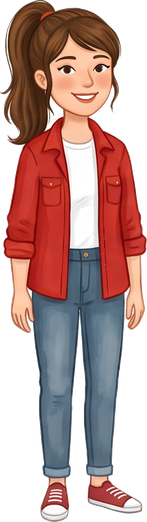
#> input picture scripts/data/famiglia-rossi/anna.png, 147 x 522 px
$ python optimize-vocabulary-asset.py data/famiglia-rossi/anna.png out.png
#> lines starting #> are read from the running program, lines starting #| are printed output that depends on the picture; after the words box and inside, x2 and y2 are one past the last pixel; in counts of white or black regions, pixels touching at a corner belong together
#> in main, source is the input picture: PIL image 147x522 RGBA; mean R, G, B, A 107.1, 73, 68.9, 164.9
#!/usr/bin/env python3
"""Optimize generated vocabulary illustrations for the static site."""

from __future__ import annotations

import argparse
from pathlib import Path

from PIL import Image, ImageOps


def remove_small_alpha_components(image: Image.Image) -> Image.Image:
    """Remove detached generation artifacts while preserving the object."""
    alpha = image.getchannel("A")
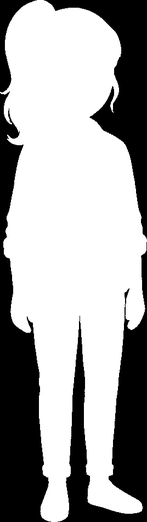
#> alpha: PIL image 147x522 L; min 0, max 255, mean 164.9
    mask = alpha.point(lambda value: 255 if value > 8 else 0)
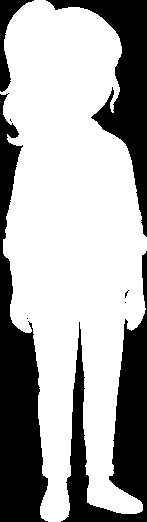
#> mask: PIL image 147x522 L; 66.1% white; 8 black regions (4 under 20 px), largest, box (x1, y1, x2, y2) and area: (0, 93, 48, 522) 10114, (61, 251, 147, 522) 8410, (46, 0, 147, 237) 6592, (0, 0, 34, 92) 894
    components: list[tuple[int, int, int, int]] = []
    parents: list[int] = []
    areas: list[int] = []
    previous: list[int] = []

    def find(index: int) -> int:
        while parents[index] != index:
            parents[index] = parents[parents[index]]
            index = parents[index]
        return index

    def union(left: int, right: int) -> None:
        left_root, right_root = find(left), find(right)
        if left_root != right_root:
            parents[right_root] = left_root

    pixels = mask.load()
    for y in range(mask.height):
        current: list[int] = []
        x = 0
        while x < mask.width:
            while x < mask.width and not pixels[x, y]:
                x += 1
            start = x
            while x < mask.width and pixels[x, y]:
                x += 1
            if start == x:
                continue
            index = len(components)
            components.append((y, start, x - 1, index))
            parents.append(index)
            areas.append(x - start)
            current.append(index)
            for previous_index in previous:
                _, previous_start, previous_end, _ = components[previous_index]
                if previous_end + 1 >= start and previous_start - 1 <= x - 1:
                    union(index, previous_index)
        previous = current

    totals: dict[int, int] = {}
    for index, area in enumerate(areas):
        root = find(index)
        totals[root] = totals.get(root, 0) + area
#> after the loop, totals = {789: 50707}
    if not totals:
        return image
    minimum_area = max(80, int(max(totals.values()) * 0.004))
#> minimum_area = 202
    kept_roots = {root for root, area in totals.items() if area >= minimum_area}
    cleaned_alpha = Image.new("L", image.size, 0)
#> cleaned_alpha: PIL image 147x522 L; every value is 0
    cleaned_pixels = cleaned_alpha.load()
    source_pixels = alpha.load()
    for y, start, end, index in components:
        if find(index) not in kept_roots:
            continue
        for x in range(start, end + 1):
            cleaned_pixels[x, y] = source_pixels[x, y]
    image.putalpha(cleaned_alpha)
    return image


def main() -> None:
    parser = argparse.ArgumentParser()
    parser.add_argument("input", type=Path)
    parser.add_argument("output", type=Path)
    parser.add_argument("--hero", action="store_true")
    args = parser.parse_args()

    args.output.parent.mkdir(parents=True, exist_ok=True)
    with Image.open(args.input) as source:
        if args.hero:
            result = ImageOps.fit(
                source.convert("RGB"),
                (1280, 853),
                method=Image.Resampling.LANCZOS,
                centering=(0.5, 0.5),
            )
        else:
            source = remove_small_alpha_components(source.convert("RGBA"))
            source.thumbnail((460, 460), Image.Resampling.LANCZOS)
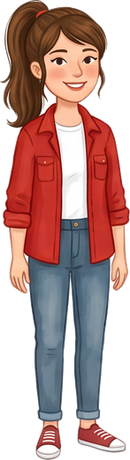
#> source: PIL image 130x460 RGBA; mean R, G, B, A 107.4, 73.3, 69.2, 164.9; transparent parts drawn white
            result = Image.new("RGBA", (512, 512), (255, 255, 255, 0))
            result.alpha_composite(
                source,
                ((result.width - source.width) // 2, (result.height - source.height) // 2),
            )
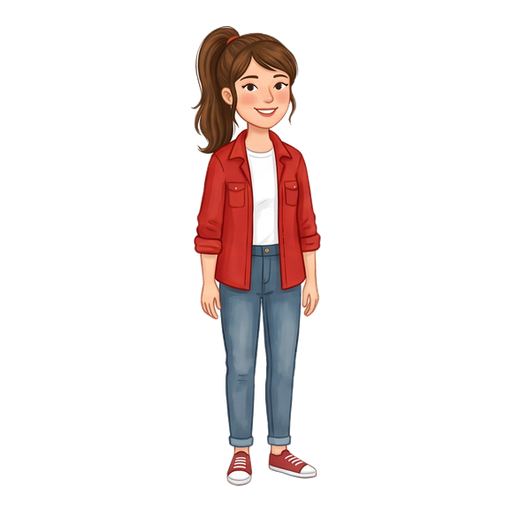
#> result: PIL image 512x512 RGBA; mean R, G, B, A 239.3, 231.6, 230.6, 37.6; transparent parts drawn white

        result.save(args.output, "WEBP", quality=84, method=6)


if __name__ == "__main__":
    main()

$ run again, on scripts/data/famiglia-rossi/davide.png
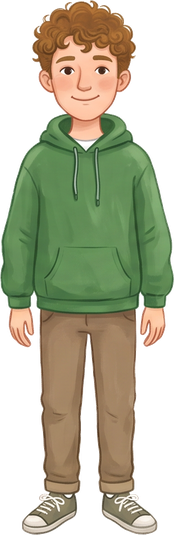
#> input picture scripts/data/famiglia-rossi/davide.png, 174 x 535 px
#> in main, source is the input picture: PIL image 174x535 RGBA; mean R, G, B, A 88, 88.3, 63.3, 154.8
#> in remove_small_alpha_components, `mask = alpha.point(lambda value: 255 if value > 8 else 0)`:
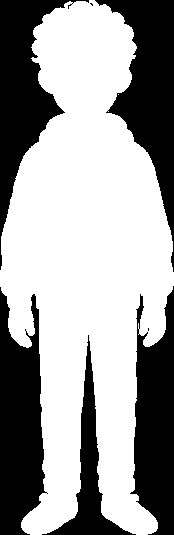
#> mask: PIL image 174x535 L; 62% white; 7 black regions (2 under 20 px), largest, box (x1, y1, x2, y2) and area: (95, 0, 174, 272) 8426, (0, 287, 48, 535) 8211, (0, 0, 89, 270) 7728, (130, 286, 174, 535) 7468, (42, 335, 136, 535) 3558
#> source: PIL image 150x460 RGBA
#> in main, `result.alpha_composite( source, ((result.width - source.width) // 2, (..`:
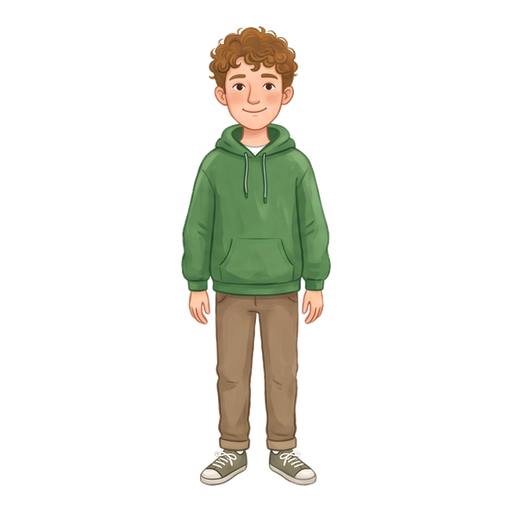
#> result: PIL image 512x512 RGBA; mean R, G, B, A 235, 235.1, 228.5, 40.7; transparent parts drawn white

$ run again, on scripts/data/famiglia-rossi/elena.png
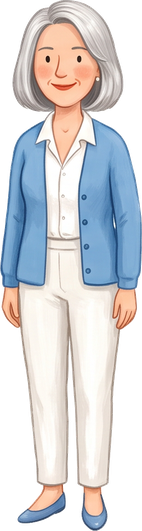
#> input picture scripts/data/famiglia-rossi/elena.png, 142 x 531 px
#> in main, source is the input picture: PIL image 142x531 RGBA; mean R, G, B, A 136.7, 137.3, 140.3, 172.6
#> in remove_small_alpha_components, `mask = alpha.point(lambda value: 255 if value > 8 else 0)`:
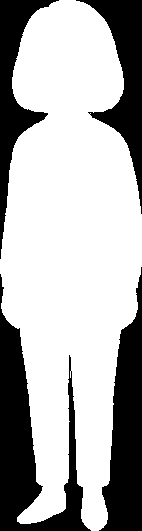
#> mask: PIL image 142x531 L; 68.9% white; 4 black regions, box (x1, y1, x2, y2) and area: (0, 274, 91, 531) 8107, (99, 267, 142, 531) 6409, (76, 0, 142, 214) 4704, (0, 0, 59, 259) 4248
#> source: PIL image 123x460 RGBA
#> in main, `result.alpha_composite( source, ((result.width - source.width) // 2, (..`:
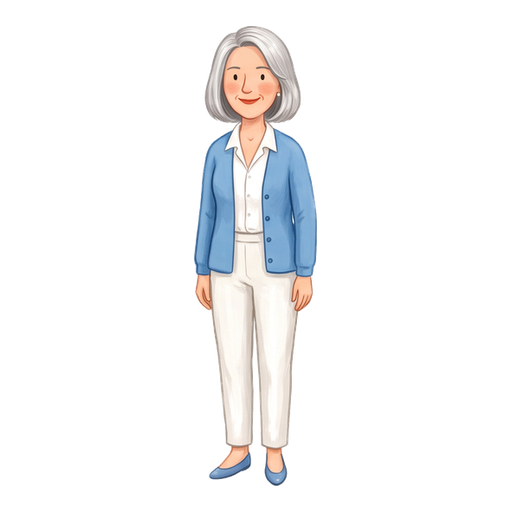
#> result: PIL image 512x512 RGBA; mean R, G, B, A 245.3, 245.4, 246.1, 37.3; transparent parts drawn white

$ run again, on scripts/data/famiglia-rossi/franco.png
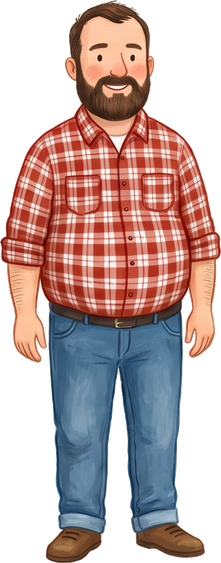
#> input picture scripts/data/famiglia-rossi/franco.png, 221 x 563 px
#> in main, source is the input picture: PIL image 221x563 RGBA; mean R, G, B, A 97.3, 73.9, 70.9, 153.1
#> in remove_small_alpha_components, `mask = alpha.point(lambda value: 255 if value > 8 else 0)`:
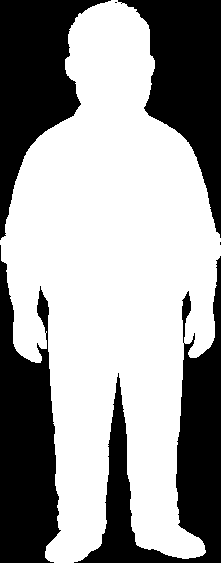
#> mask: PIL image 221x563 L; 61% white; 6 black regions (2 under 20 px), largest, box (x1, y1, x2, y2) and area: (74, 256, 221, 563) 13379, (0, 245, 61, 563) 12477, (0, 0, 111, 240) 11394, (118, 0, 221, 238) 11304
#> source: PIL image 181x460 RGBA
#> in main, `result.alpha_composite( source, ((result.width - source.width) // 2, (..`:
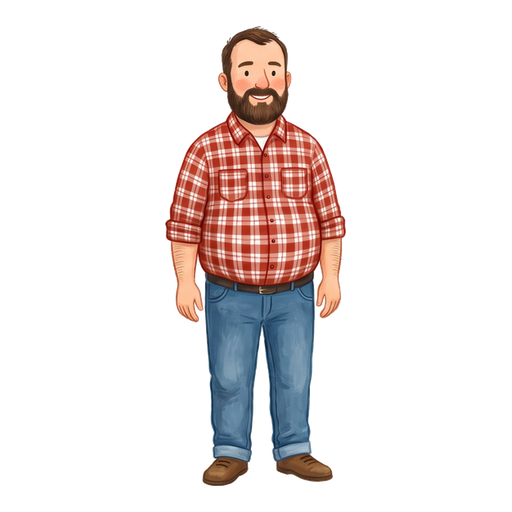
#> result: PIL image 512x512 RGBA; mean R, G, B, A 234.9, 227.4, 226.4, 48.6; transparent parts drawn white
